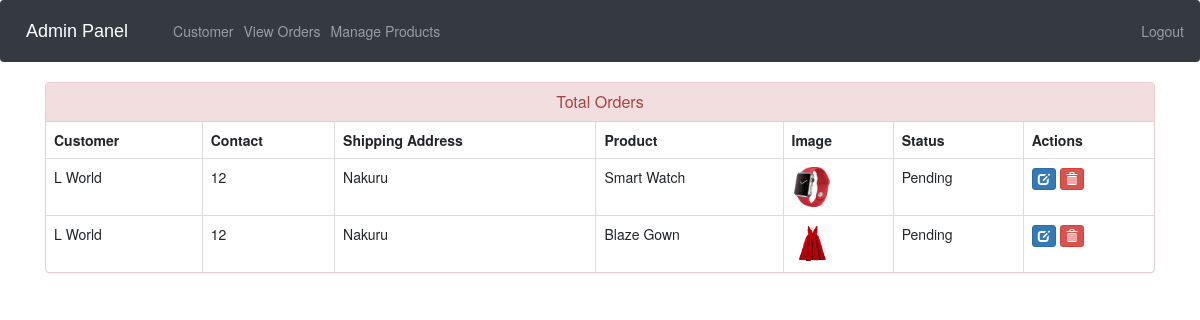
The page /admin-view-booking (signed in) on the database its author committed.
### ecom/models.py (models this page shows, shortened)
class Customer(models.Model):
    user=models.OneToOneField(User,on_delete=models.CASCADE)
    profile_pic= models.ImageField(upload_to='profile_pic/CustomerProfilePic/',null=True,blank=True)
    address = models.CharField(max_length=40)
    mobile = models.CharField(max_length=20,null=False)
    @property
    def get_name(self):
        return self.user.first_name+" "+self.user.last_name

class Orders(models.Model):
    STATUS =(
        ('Pending','Pending'),
        ('Order Confirmed','Order Confirmed'),
        ('Out for Delivery','Out for Delivery'),
        ('Delivered','Delivered'),
    )
    customer=models.ForeignKey('Customer', on_delete=models.CASCADE,null=True)
    product=models.ForeignKey('Product',on_delete=models.CASCADE,null=True)
    email = models.CharField(max_length=50,null=True)
    address = models.CharField(max_length=500,null=True)
    mobile = models.CharField(max_length=20,null=True)
    order_date= models.DateField(auto_now_add=True,null=True)
    status=models.CharField(max_length=50,null=True,choices=STATUS)

class Product(models.Model):
    name=models.CharField(max_length=40)
    product_image= models.ImageField(upload_to='product_image/',null=True,blank=True)
    price = models.PositiveIntegerField()
    description=models.CharField(max_length=40)

### ecom/views.py (the view)
# urls.py: path('admin-view-booking', views.admin_view_booking_view,name='admin-view-booking'),
@login_required(login_url='adminlogin')
def admin_view_booking_view(request):
    orders=models.Orders.objects.all()
    ordered_products=[]
    ordered_bys=[]
    for order in orders:
        ordered_product=models.Product.objects.all().filter(id=order.product.id)
        ordered_by=models.Customer.objects.all().filter(id = order.customer.id)
        ordered_products.append(ordered_product)
        ordered_bys.append(ordered_by)
    return render(request,'ecom/admin_view_booking.html',{'data':zip(ordered_products,ordered_bys,orders)})

### templates/ecom/admin_view_booking.html (shortened to what this page needs)
{% extends 'ecom/admin_base.html' %}
{% load static %}
{% block content %}
<head>
  <link href="//netdna.bootstrapcdn.com/bootstrap/3.0.0/css/bootstrap.min.css" rel="stylesheet" id="bootstrap-css">
</head>
<div class="container">
  <div class="panel panel-danger">
    <div class="panel-heading">
      <h6 class="panel-title">Total Orders</h6>
    </div>
    <table class="table table-hover table-bordered" id="dev-table">
      <thead>
        <tr>
          <th>Customer</th>
          <th>Contact</th>
          <th>Shipping Address</th>
          <th>Product</th>
          <th>Image</th>
          <th>Status</th>
          <th>Actions</th>
        </tr>
      </thead>
      {% for product,customer,order in data %}
      <tr>
        {% for c in customer %}
        <td> {{c.get_name}}</td>
        <td>{{c.mobile}}</td>
        <td>{{order.address}}</td>
        {% endfor %}
        {% for p in product %}
        <td> {{p.name}}</td>
        <td> <img src="{% static p.product_image.url %}" alt="Profile Pic" height="40px" width="40px" /></td>
        <td>{{order.status}}</td>
        <td><a class="btn btn-primary btn-xs" href="{% url 'update-order' order.id  %}"><span class="glyphicon glyphicon-edit"></span></a>
        <a class="btn btn-danger btn-xs" href="{% url 'delete-order' order.id  %}"><span class="glyphicon glyphicon-trash"></span></a></td>
        {% endfor %}
      </tr>
      {% endfor %}
    </table>
  </div>
</div>
{% endblock content %}

### templates/ecom/admin_view_booking.html (style rules this page uses)
a:link { text-decoration: none; }
h6 { text-align: center; }

### rows shown on the page
Orders: address "Nakuru", status "Pending"
Customer: get_name "L World", mobile "12"
Product: name "Smart Watch", product_image (picture)
Orders: address "Nakuru", status "Pending"
Product: name "Blaze Gown", product_image (picture)
